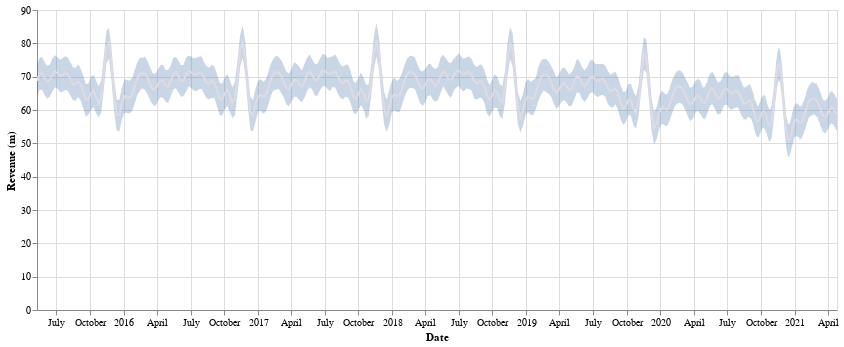

The notebook cell this image was saved under:
### Code cell
c1 = alt.Chart(forecast).encode(x=alt.X('ds:T', axis=alt.Axis(title='Date')), y=alt.Y('yhat_lower', axis=alt.Axis(title='Revenue (m)')), y2='yhat_upper',).mark_area(color='#DFDBE5')
c2 = alt.Chart(forecast).encode(x='ds:T', y='yhat').mark_line(color='green')
p = (c1 + c2).interactive().properties(width=800)
p

### Figure 1 — Vega-Lite specification as saved in the notebook (floating-point values rounded to 4 significant figures; data arrays with more than 128 entries replaced by an {"elided": "..."} marker saying what was removed)
{"config": {"view": {"continuousWidth": 400, "continuousHeight": 300}}, "layer": [{"mark": {"type": "area", "opacity": 0.3}, "encoding": {"x": {"type": "temporal", "axis": {"title": "Date"}, "field": "ds"}, "y": {"type": "quantitative", "axis": {"title": "Revenue (m)"}, "field": "yhat_lower"}, "y2": {"field": "yhat_upper"}}, "selection": {"selector009": {"type": "interval", "bind": "scales", "encodings": ["x", "y"]}}}, {"mark": {"type": "line", "color": "#DFDBE5"}, "encoding": {"x": {"type": "temporal", "field": "ds"}, "y": {"type": "quantitative", "field": "yhat"}}}], "data": {"name": "data-b03fbebd8b4ea995876388a3b7d7fec1"}, "width": 800, "$schema": "https://vega.github.io/schema/vega-lite/v4.8.1.json", "datasets": {"data-b03fbebd8b4ea995876388a3b7d7fec1": {"elided": "625 records"}}}
